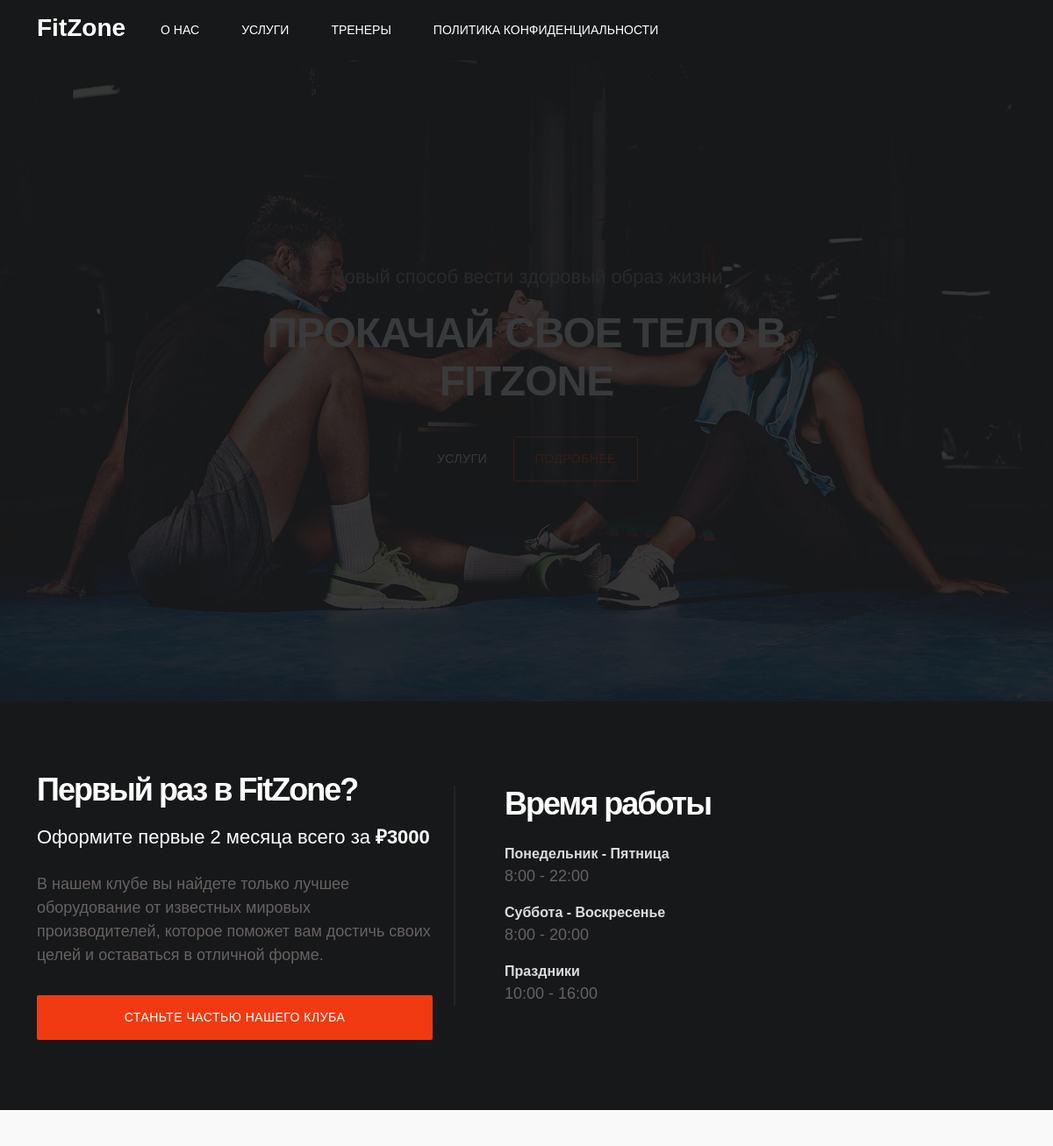
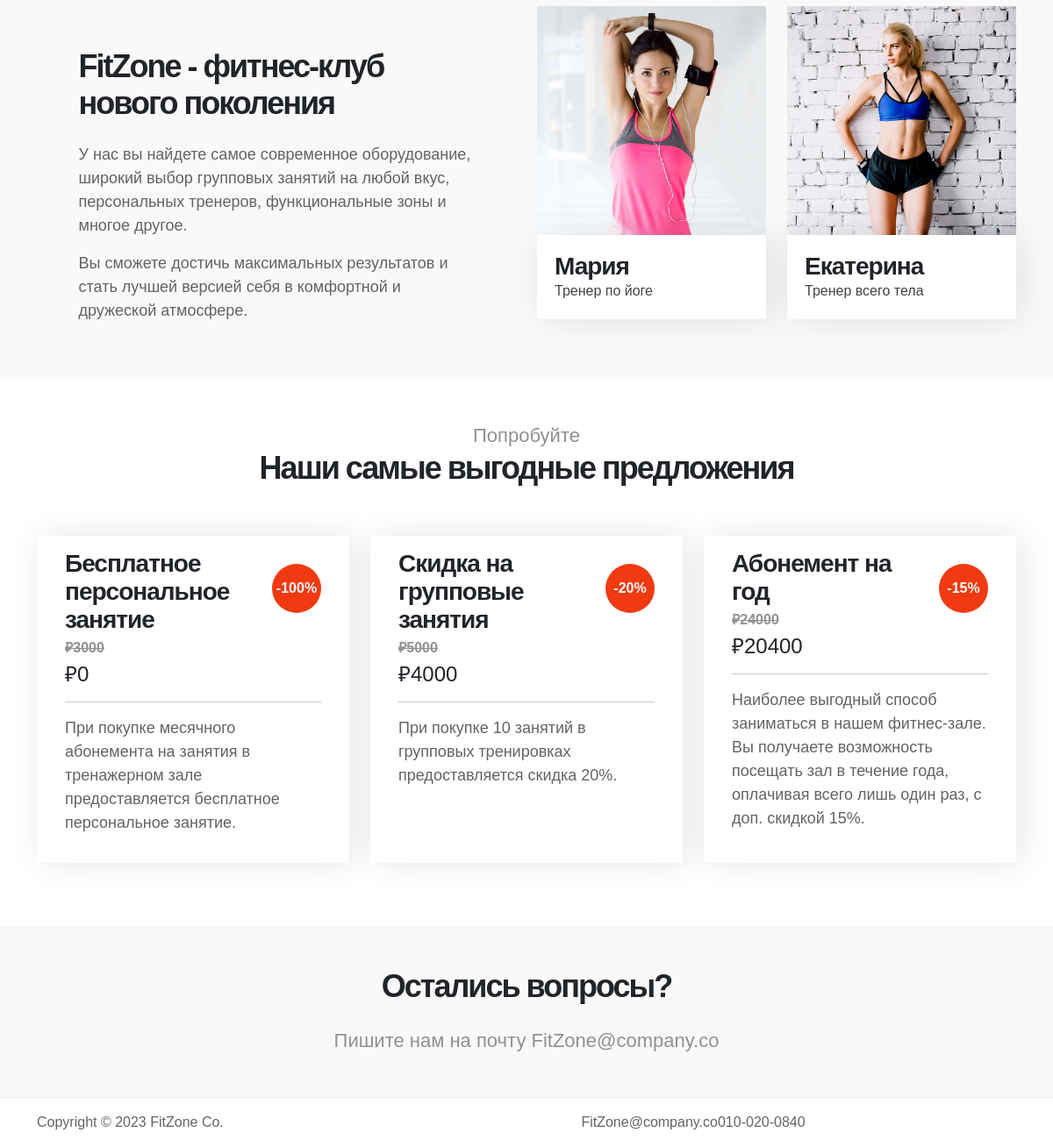
The page / on the database its author committed (2 pictures, top to bottom).
### main/models.py (models this page shows, shortened)
class Offer(models.Model):
    title = models.CharField(max_length=255)
    description = models.TextField()
    price = models.DecimalField(max_digits=10, decimal_places=2)
    discount = models.DecimalField(max_digits=10, decimal_places=2)
    discount_price = models.DecimalField(max_digits=10, decimal_places=2)

### main/views.py (the view)
# urls.py: 2. Add a URL to urlpatterns:  path('', views.home, name='home')
def home(request):
    offers = Offer.objects.all()
    best_offers = sorted(offers, key=lambda x: x.discount, reverse=True)[:3]
    data = {
        'best_offers': best_offers
    }
    return render(request, 'main/home.html', data)

### main/templates/main/home.html (shortened to what this page needs)
{% extends 'main/layout.html' %}
{% load static %}
{% block content %}
    <section class="hero d-flex flex-column justify-content-center align-items-center">
        <div class="bg-overlay"></div>
        <div class="container">
            <div class="col-lg-8 col-md-10 mx-auto col-12">
                <div class="hero-text mt-5 text-center">
                    <h6>Новый способ вести здоровый образ жизни</h6>
                    <h1 class="text-white">Прокачай свое тело в FitZone</h1>
                    <a href="#services" class="btn custom-btn mt-3">Услуги</a>
                    <a href="#feature" class="btn custom-btn bordered mt-3">Подробнее</a>
                </div>
            </div>
        </div>
    </section>
    <section class="feature" id="feature">
        <div class="container">
            <div class="row">
                <div class="d-flex flex-column justify-content-center ml-lg-auto mr-lg-5 col-lg-5 col-md-6 col-12">
                    <h2 class="mb-3 text-white">Первый раз в FitZone?</h2>
                    <h6 class="mb-4 text-white">Оформите первые 2 месяца всего за <strong>₽3000</strong></h6>
                    <p>
                        В нашем клубе вы найдете только лучшее оборудование от известных мировых производителей,
                        которое поможет вам достичь своих целей и оставаться в отличной форме.
                    </p>
                    <a href="#services" class="btn custom-btn bg-color mt-3">Станьте частью нашего клуба</a>
                </div>
                <div class="mr-lg-auto mt-3 col-lg-4 col-md-6 col-12">
                    <div class="about-working-hours">
                        <div>
                            <h2 class="mb-4 text-white">Время работы</h2>
                            <strong class="mt-3 d-block">Понедельник - Пятница</strong>
                            <p>8:00 - 22:00</p>
                            <strong class="mt-3 d-block">Суббота - Воскресенье</strong>
                            <p>8:00 - 20:00</p>
                            <strong class="mt-3 d-block">Праздники</strong>
                            <p>10:00 - 16:00</p>
                        </div>
                    </div>
                </div>
            </div>
        </div>
    </section>
    <section class="about section" id="about">
        <div class="container">
            <div class="row">
                <div class="mt-lg-5 mb-lg-0 mb-4 col-lg-5 col-md-10 mx-auto col-12">
                    <h2 class="mb-4">FitZone - фитнес-клуб нового поколения</h2>
                    <p>У нас вы найдете самое современное оборудование, широкий выбор групповых занятий на любой вкус,
                        персональных тренеров, функциональные зоны и многое другое.</p>
                    <p>Вы сможете достичь максимальных результатов и стать лучшей версией себя в комфортной и дружеской
                        атмосфере.</p>
                </div>
                <div class="ml-lg-auto col-lg-3 col-md-6 col-12">
                    <div class="team-thumb">
                        <img src="{% static 'main/images/team/team-image.jpg' %}" class="img-fluid" alt="Trainer">
                        <div class="team-info d-flex flex-column">
                            <h3>Мария</h3>
                            <span>Тренер по йоге</span>
                        </div>
                    </div>
                </div>
                <div class="mr-lg-auto mt-5 mt-lg-0 mt-md-0 col-lg-3 col-md-6 col-12">
                    <div class="team-thumb">
                        <img src="{% static 'main/images/team/team-image01.jpg' %}" class="img-fluid" alt="Trainer">
                        <div class="team-info d-flex flex-column">
                            <h3>Екатерина</h3>
                            <span>Тренер всего тела</span>
                        </div>
                    </div>
                </div>
            </div>
        </div>
    </section>
    <section class="class section" id="services">
        <div class="container">
            <div class="row">
                <div class="col-lg-12 col-12 text-center mb-5">
                    <h6>Попробуйте</h6>
                    <h2>Наши самые выгодные предложения</h2>
                </div>
                {% for offer in best_offers %}
                    <div class="col-lg-4 col-md-6 mb-4">
                        <div class="class-info">
                            {% if offer.discount > 0 %}
                                <h3 class="mb-1">{{ offer.title }}</h3>
                                <span>
                                    <strong><del>₽{{ offer.price|floatformat }}</del></strong>
                                    <h4>₽{{ offer.discount_price|floatformat }}</h4>
                                </span>
                                <span class="class-price">-{{ offer.discount|floatformat }}%</span>
                            {% else %}
                                <h3 class="mb-2 full-w">{{ offer.title }}</h3>
                                <span><h4 class="mt-1">₽{{ offer.price|floatformat }}</h4></span>
                            {% endif %}
                            <hr>
                            <p class="mt-3">{{ offer.description }}</p>
                        </div>
                    </div>
                {% endfor %}
            </div>
        </div>
    </section>
    <section class="contact section">
        <div class="text-center">
            <h2 class="mb-4">Остались вопросы?</h2>
            <h6>Пишите нам на почту FitZone@company.co</h6>
        </div>
    </section>
{% endblock %}

### main/static/main/css/style.css (style rules this page uses)
:root { --primary-color: #f13a11; --white-color: #ffffff; --dark-color: #171819; --about-bg-color: #f9f9f9; --gray-color: #909090; --link-color: #404040; --p-color: #666262; --base-font-family: 'Plain', sans-serif; --font-weight-bold: bold; --font-weight-normal: normal; --font-weight-light: 300; --font-weight-thin: 100; --h1-font-size: 48px; --h2-font-size: 36px; --h3-font-size: 28px; --h4-font-size: 24px; --h5-font-size: 22px; --h6-font-size: 22px; --p-font-size: 18px; --base-font-size: 16px; --menu-font-size: 14px; --border-radius-large: 100%; --border-radius-small: 2px; }
body { background: var(--white-color); font-family: var(--base-font-family); }
h1, h2, h3, h4, h5, h6 { font-weight: var(--font-weight-thin); line-height: normal; }
h1 { font-size: var(--h1-font-size); font-weight: var(--font-weight-bold); letter-spacing: -1px; text-transform: uppercase; margin: 20px 0; }
h2 { font-size: var(--h2-font-size); font-weight: var(--font-weight-bold); letter-spacing: -2px; }
h3 { font-size: var(--h3-font-size); font-weight: var(--font-weight-bold); letter-spacing: -1px; margin: 0; }
h4 { font-size: var(--h4-font-size); }
h6 { color: var(--gray-color); font-size: var(--h6-font-size); line-height: inherit; margin: 0; }
p { color: var(--p-color); font-size: var(--p-font-size); font-weight: var(--font-weight-light); line-height: 1.5em; }
b, strong { font-weight: var(--font-weight-bold); letter-spacing: 0; }
.section { padding: 3rem 0; }
.custom-btn { background: transparent; border-radius: var(--border-radius-small); padding: 14px 24px; color: var(--white-color); font-size: var(--menu-font-size); font-weight: var(--font-weight-normal); text-transform: uppercase; letter-spacing: 0.5px; white-space: nowrap; transition: all 0.3s ease; }
.bordered { border: 1px solid var(--primary-color); color: var(--primary-color); }
.bg-color { background: var(--primary-color); color: var(--white-color); }
a { color: var(--link-color); font-weight: normal; text-decoration: none; transition: all 0.3s ease; }
.bg-overlay { background: var(--dark-color); position: absolute; top: 0; right: 0; bottom: 0; left: 0; width: 100%; height: 100%; opacity: 0.85; }
.feature { background: var(--dark-color); padding: 5rem 0; }
.hero { background-image: url('../images/hero-bg.jpg'); background-size: cover; background-position: top; background-repeat: no-repeat; vertical-align: middle; min-height: 100vh; position: relative; }
.class-info { background: var(--white-color); box-shadow: 6px 0 38px rgba(20, 20, 20, 0.10); border-radius: 0 0 2px 2px; padding: 1rem 2rem; position: relative; height: 100%; }
.class-info strong { color: var(--gray-color); }
.class-price { background: var(--primary-color); border-radius: var(--border-radius-large); color: var(--white-color); font-weight: var(--font-weight-bold); display: block; position: absolute; top: 2rem; right: 2rem; width: 3.5rem; height: 3.5rem; line-height: 3.5rem; text-align: center; }
.mb-1 { padding: 0 4rem 0 0; }
.about { background: var(--about-bg-color); }
.about-working-hours { border-left: 2px solid; padding-left: 3.5rem; }
.about-working-hours strong { color: var(--white-color); opacity: 0.85; }
.team-thumb { position: relative; }
.team-info { background: var(--white-color); border-radius: 0 0 2px 2px; box-shadow: 6px 0 38px rgba(20, 20, 20, 0.10); padding: 20px; position: relative; }
.team-info span { font-weight: var(--font-weight-light); opacity: 0.85; }
.contact { background: var(--about-bg-color); }

### rows shown on the page
Offer: title "Бесплатное персональное занятие", price "3000", discount_price "0", discount "100", description "При покупке месячного абонемента на занятия в тренажерном зале предоставляется бесплатное персональное занятие."
Offer: title "Скидка на групповые занятия", price "5000", discount_price "4000", discount "20", description "При покупке 10 занятий в групповых тренировках предоставляется скидка 20%."
Offer: title "Абонемент на год", price "24000", discount_price "20400", discount "15", description "Наиболее выгодный способ заниматься в нашем фитнес-зале. Вы получаете возможность посещать зал в течение года, оплачивая всего лишь один раз, с доп. скидкой 15%."
